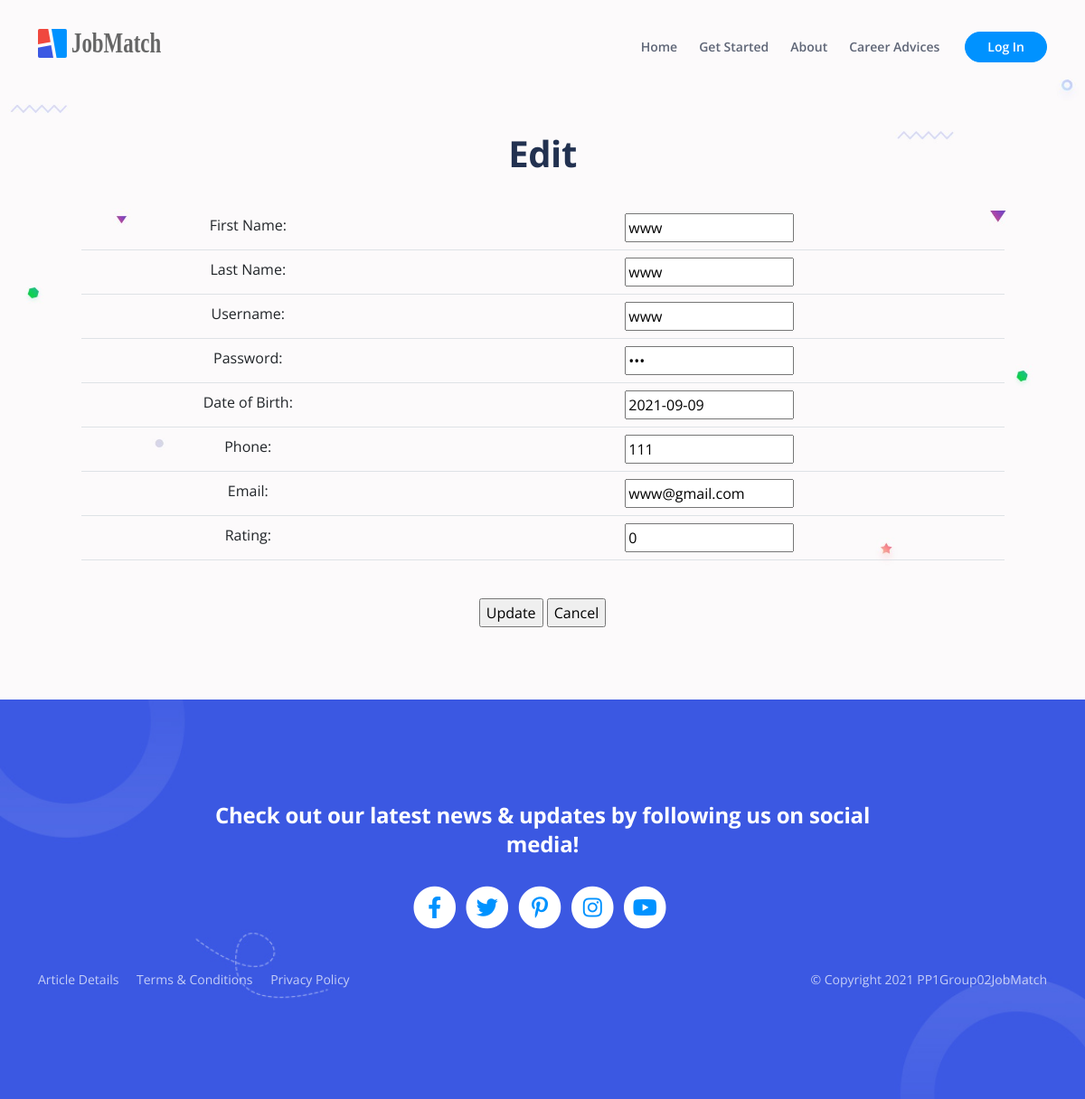
Before: /view/edit_emp.php?id=11 with the older database file.
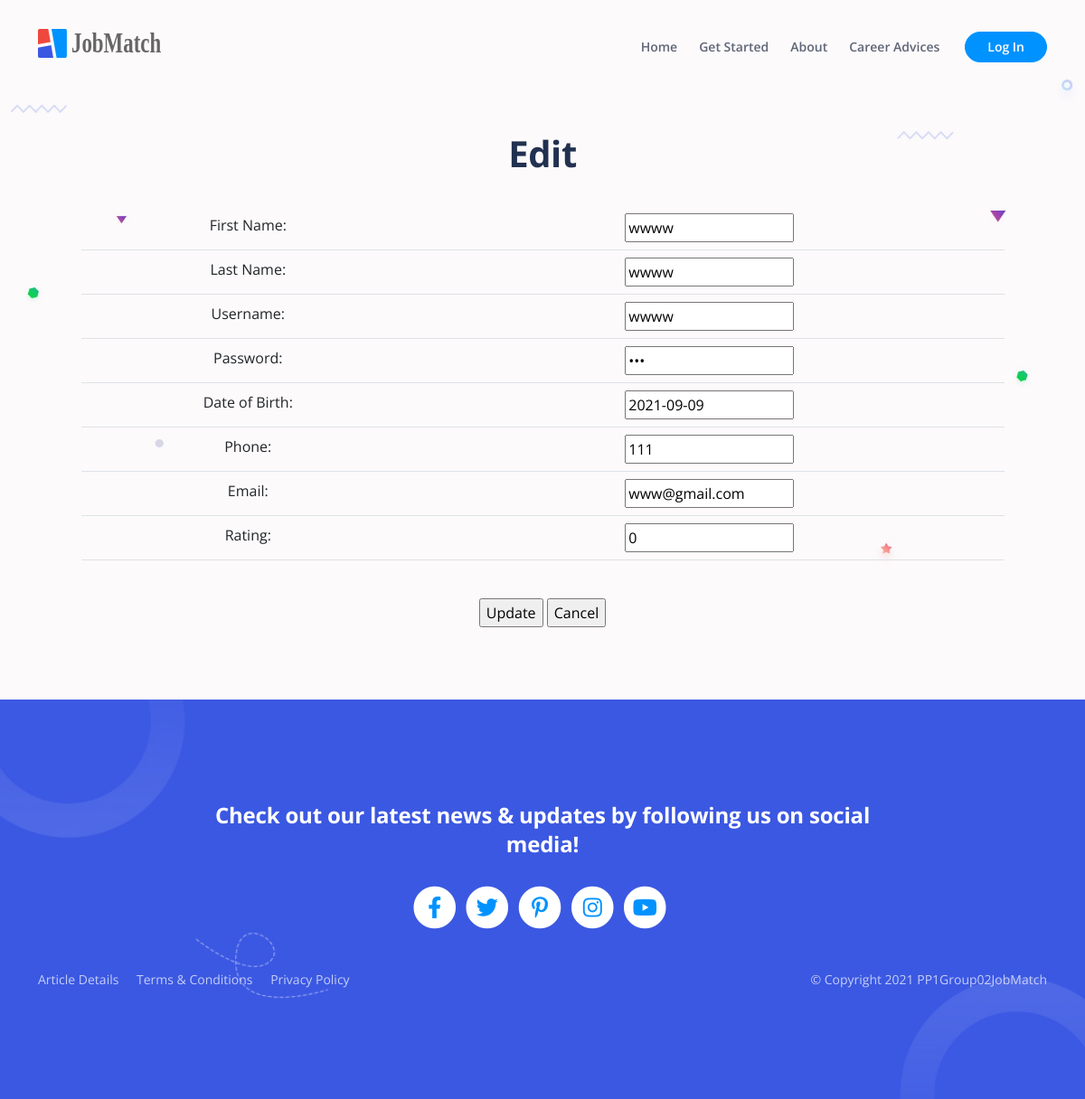
After: the same page with the newer database file.
### tables this page shows
CREATE TABLE `employer` (
  `id` int(11) NOT NULL,
  `firstName` text NOT NULL,
  `lastName` text NOT NULL,
  `username` text NOT NULL,
  `password` text NOT NULL,
  `dateOfBirth` date NOT NULL,
  `phone` text NOT NULL,
  `email` text NOT NULL,
  `position` text NOT NULL,
  `rating` int(11) DEFAULT NULL,
  `image` mediumblob DEFAULT NULL
);

### view/edit_emp.php (the view, shortened to what the changed rows need)
<!DOCTYPE html>
<html lang="en">
<head>
    <?php
        require_once("component/header.php");
    ?>
</head>
<body data-bs-spy="scroll" data-bs-target="#navbarExample" class="text-center">
    <header id="ex-header" class="ex-header">
        <div class="container">
            <div class="row justify-content-md-center">
                <div class="col-xl-11 mb-4">
                    <h1>Edit</h1>
                </div>
                <div class="col-xl-11">
                    <?php
                    require_once '../model/db_connection.php';
                    $id = $_GET['id'];
                    if (isset($_POST['submit'])) {
                        $firstName = $_POST['firstName'];
                        $lastName = $_POST['lastName'];
                        $username = $_POST['username'];
                        $password = $_POST['password'];
                        $dob = $_POST['dob'];
                        $phone = $_POST['phone'];
                        $email = $_POST['email'];
                        $rate = $_POST['rate'];
                        $query = "UPDATE employer SET firstName=?, lastName=?, username=?, password=?, dateOfBirth=?, phone=?, email=?, rating=? WHERE id = ?";
                        $stmt = $db->prepare($query);
                        $stmt->bind_param("ssssssssi", $firstName, $lastName, $username, $password, $dob, $phone, $email, $rate, $id);
                        $stmt->execute();
                        $affectedRows = $stmt->affected_rows;
                        $stmt->close();
                        $db->close();
                        if ($affectedRows == 1) {
                            echo "Successfully Updated Job<br><br>";
                            echo "<a href=\"admin_index.php\" class=\"btn btn-success\">Back to Job List</a>";
                            echo "<br><hr>";
                            exit;
                        } else {
                            echo "Failed to Updated Job<br><br>";
                            echo "<a href=\"admin_index.php\" class=\"btn btn-success\">Back to Job List</a>";
                            echo "<br><hr>";
                            exit;
                        }
                    } else {
                        $queryEmp = "SELECT * FROM employer WHERE id = ?";
                        $stmtEmp = $db->prepare($queryEmp);
                        $stmtEmp->bind_param("i", $id);
                        $stmtEmp->execute();
                        $result = $stmtEmp->get_result();
                        $row = $result->fetch_assoc();
                        $firstName = $row['firstName'];
                        $lastName = $row['lastName'];
                        $username = $row['username'];
                        $password = $row['password'];
                        $dob = $row['dateOfBirth'];
                        $phone = $row['phone'];
                        $email = $row['email'];
                        $rate = $row['rating'];
echo <<<END
                    <form action="" method="POST">
                        <table class="table">
                            <tr>
                                <td scope="row">First Name:</td>
                                <td scope="row"><input type="text" name="firstName" value="$firstName" required></td>
                            </tr>
                            <tr>
                                <td scope="row">Last Name:</td>
                                <td scope="row"><input type="text" name="lastName" value="$lastName" required ></td>
                            </tr>
                            <tr>
                                <td scope="row">Username:</td>
                                <td scope="row"><input type="text" name="username" value="$username" required></td>
                            </tr>
                            <tr>
                                <td scope="row">Password:</td>
                                <td scope="row"><input type="password" name="password" value="$password" required></td>
                            </tr>
                            <tr>
                                <td scope="row">Date of Birth:</td>
                                <td scope="row"><input type="text" name="dob" value="$dob" required></td>
                            </tr>
                            <tr>
                                <td scope="row">Phone:</td>
                                <td scope="row"><input type="text" name="phone" value="$phone" required></td>
                            </tr>
                            <tr>
                                <td scope="row">Email:</td>
                                <td scope="row"><input type="text" name="email" value="$email" required></td>
                            </tr>
                            <tr>
                                <td scope="row">Rating:</td>
                                <td scope="row"><input type="text" name="rate" value="$rate" required></td>
                            </tr>
                        </table>
                        <br>
                        <input type="hidden" name="id" value=$id>
                        <input type="submit" name="submit" value="Update">
                        <input type="button" value="Cancel" class="homebutton" id="btnHome" onClick="document.location.href='admin_index.php'" />
                    </form>
END;
                    }
                    ?>
                </div>
            </div>
        </div>
    </header>
</body>
</html>

Changed rows visible on the page:
changed employer "www@gmail.com": firstName "www" → "wwww"; lastName "www" → "wwww"; username "www" → "wwww"
